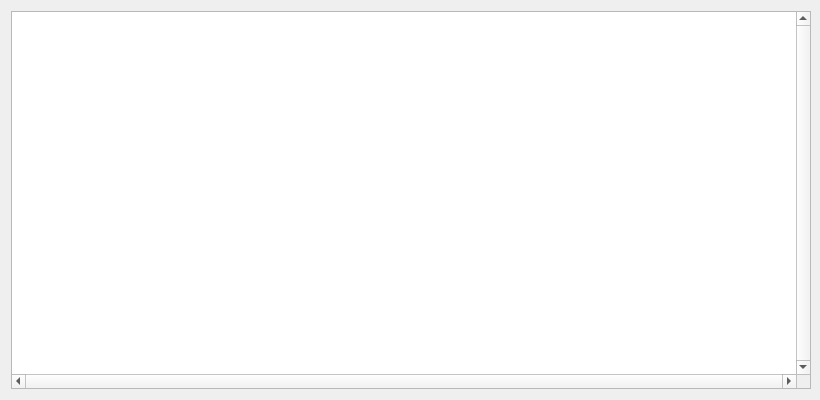
<?xml version="1.0" encoding="UTF-8"?>
<ui version="4.0">
 <class>logHistoryDialog</class>
 <widget class="QDialog" name="logHistoryDialog">
  <property name="geometry">
   <rect>
    <x>0</x>
    <y>0</y>
    <width>820</width>
    <height>400</height>
   </rect>
  </property>
  <property name="sizePolicy">
   <sizepolicy hsizetype="MinimumExpanding" vsizetype="MinimumExpanding">
    <horstretch>0</horstretch>
    <verstretch>0</verstretch>
   </sizepolicy>
  </property>
  <property name="minimumSize">
   <size>
    <width>820</width>
    <height>400</height>
   </size>
  </property>
  <property name="windowTitle">
   <string>Session Log History</string>
  </property>
  <layout class="QGridLayout" name="gridLayout">
   <item row="0" column="0">
    <widget class="QPlainTextEdit" name="logHistoryPlainTextEdit">
     <property name="sizePolicy">
      <sizepolicy hsizetype="MinimumExpanding" vsizetype="MinimumExpanding">
       <horstretch>0</horstretch>
       <verstretch>0</verstretch>
      </sizepolicy>
     </property>
     <property name="minimumSize">
      <size>
       <width>800</width>
       <height>0</height>
      </size>
     </property>
     <property name="verticalScrollBarPolicy">
      <enum>Qt::ScrollBarAlwaysOn</enum>
     </property>
     <property name="horizontalScrollBarPolicy">
      <enum>Qt::ScrollBarAlwaysOn</enum>
     </property>
     <property name="sizeAdjustPolicy">
      <enum>QAbstractScrollArea::AdjustToContents</enum>
     </property>
     <property name="lineWrapMode">
      <enum>QPlainTextEdit::NoWrap</enum>
     </property>
     <property name="readOnly">
      <bool>true</bool>
     </property>
     <property name="textInteractionFlags">
      <set>Qt::TextSelectableByKeyboard|Qt::TextSelectableByMouse</set>
     </property>
    </widget>
   </item>
  </layout>
 </widget>
 <resources/>
 <connections/>
</ui>
